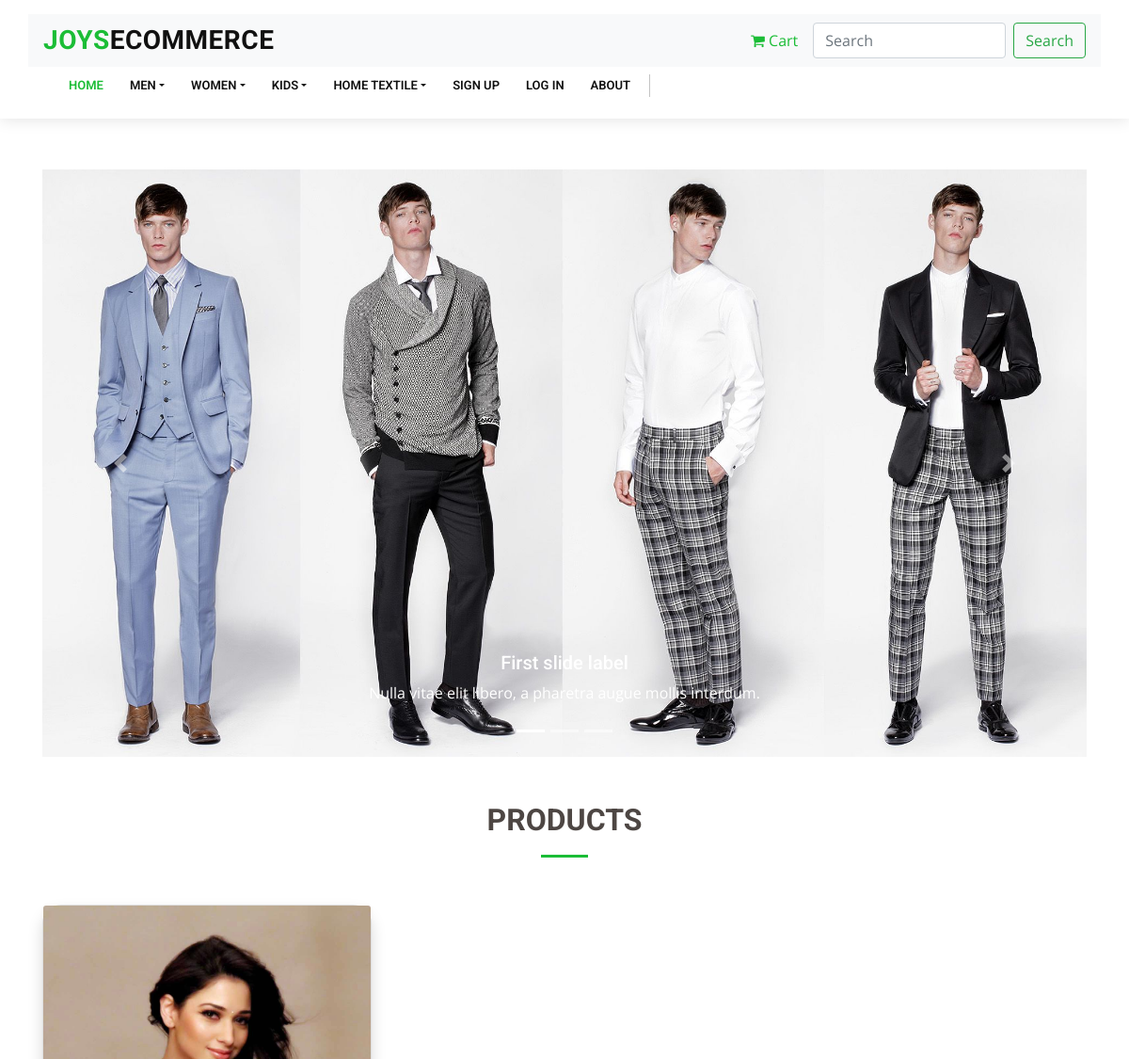
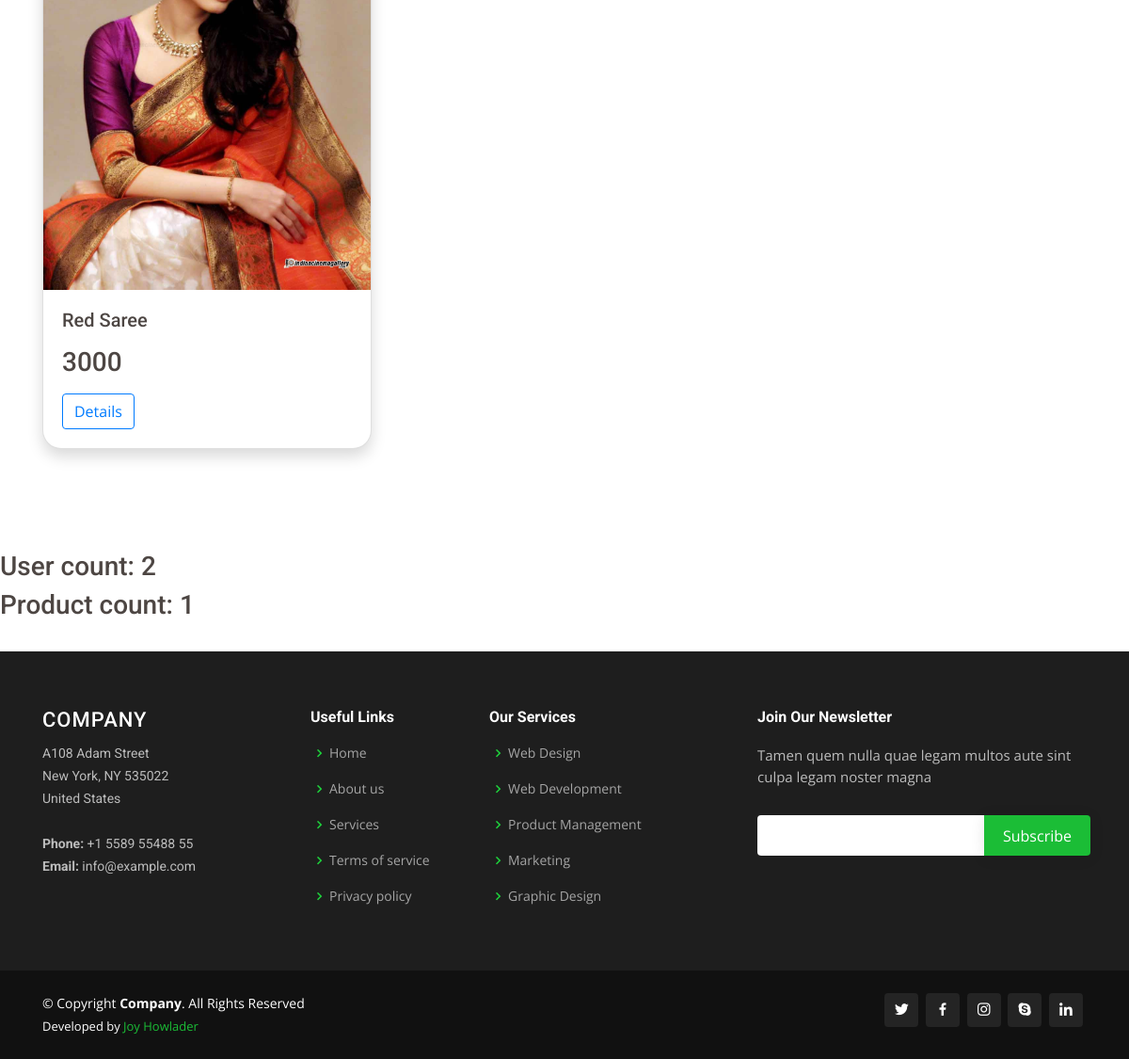
The page / on the database its author committed (2 pictures, top to bottom).
### ProductManagement/models.py (models this page shows, shortened)
class Slider(models.Model):
    slider_1 = models.ImageField(upload_to='slider/', blank=True)
    slider_1_info = models.TextField(blank=True)
    slider_2 = models.ImageField(upload_to='slider/', blank=True)
    slider_2_info = models.TextField(blank=True)
    slider_3 = models.ImageField(upload_to='slider/', blank=True)
    slider_3_info = models.TextField(blank=True)

class Product(models.Model):
    name = models.CharField(max_length=100)
    price = models.IntegerField(blank=True)
    category = models.CharField(max_length=100)
    description = models.TextField(blank=True)
    STOCK = 1
    OUT = 2
    STATUS_CHOICES = [(STOCK, 'In Stock'), (OUT, 'Out of Stock')]
    status = models.IntegerField(choices=STATUS_CHOICES)
    image = models.ImageField(upload_to='products/images/', blank=True, default="products/images/default.jpg")
    file = models.FileField(upload_to='products/files/', blank=True, null=True, default='products/files/default.pdf')
    reviews = models.ManyToManyField(Review, blank=True)

### ProductManagement/views.py (the view, shortened to what this page needs)
# urls.py: path('', product_views.showProducts, name='products_list'),
def showProducts(request):
    products = Product.objects.all()
    user_count = User.objects.count()
    product_count = Product.objects.count()
    sliders = Slider.objects.all()
    context = {
        'products' : products,
        'u_c' : user_count,
        'p_c' : product_count,
        'all_sliders': sliders
    }
    return render(request, 'ProductManagement/products.html', context)

### templates/ProductManagement/products.html
{% extends 'base2.html' %}
{% block content %}
<section>
{% include 'slider.html' %}
    <br><br>
<div class="container" data-aos="fade-up">
<div class="section-title">
    <h2>Products</h2>
</div>
    <div class="row row-cols-1 row-cols-md-3">
        {% for p in products %}
        <div class="col mb-4">
          <div class="card h-100 card shadow" style="border-radius: 20px" >
            <img src="{{ p.image.url }}"class="card-img-top" alt="...">
            <div class="card-body">
              <h5 class="card-title">{{ p.name }}</h5>
              <p class="card-text">
                  <h3>{{ p.price }}</h3>
              </p>
                <a href="{{ p.id }}">
                    <button type="button" class="btn btn-outline-primary">Details</button>
                </a>
            </div>
          </div>
        </div>
        {% endfor %}
    </div>
</div>
</section>
    <div>
    <br>
    <h3> User count: {{ u_c }}   </h3>
    <h3> Product count: {{ p_c }}   </h3>
    <br>
    </div>
{% endblock content %}

### templates/slider.html (shortened to what this page needs)
{% load static %}
<div class="container" data-aos="fade-up">
    <div id="carouselExampleCaptions" class="carousel slide" data-ride="carousel">
      <ol class="carousel-indicators">
        <li data-target="#carouselExampleCaptions" data-slide-to="0" class="active"></li>
        <li data-target="#carouselExampleCaptions" data-slide-to="1"></li>
        <li data-target="#carouselExampleCaptions" data-slide-to="2"></li>
      </ol>
    <div class="carousel-inner">
        <div class="carousel-item active">
          {% for all_sliders in all_sliders %}
              <img src="{{all_sliders.slider_1.url}}" class="d-block w-100" alt="...">
          {% endfor %}
          <div class="carousel-caption d-none d-md-block">
            <h5>First slide label</h5>
            <p>Nulla vitae elit libero, a pharetra augue mollis interdum.</p>
          </div>
        </div>
      </div>
      <a class="carousel-control-prev" href="#carouselExampleCaptions" role="button" data-slide="prev">
        <span class="carousel-control-prev-icon" aria-hidden="true"></span>
      </a>
      <a class="carousel-control-next" href="#carouselExampleCaptions" role="button" data-slide="next">
        <span class="carousel-control-next-icon" aria-hidden="true"></span>
      </a>
    </div>
</div>

### static/css/style.css (style rules this page uses)
body { font-family: "Open Sans", sans-serif; color: #4d4643; }
a { color: #1bbd36; }
h1, h2, h3, h4, h5, h6 { font-family: "Roboto", sans-serif; }
section { padding: 60px 0; overflow: hidden; }
.section-title { text-align: center; padding-bottom: 30px; }
.section-title h2 { font-size: 32px; font-weight: bold; text-transform: uppercase; margin-bottom: 20px; padding-bottom: 20px; position: relative; }
.section-title h2::after { content: ''; position: absolute; display: block; width: 50px; height: 3px; background: #1bbd36; bottom: 0; left: calc(50% - 25px); }

### rows shown on the page
Slider: slider_1 (picture)
Product: image (picture), name "Red Saree", price "3000"

### other values the page prints
{{ u_c }} "2"
{{ p_c }} "1"
